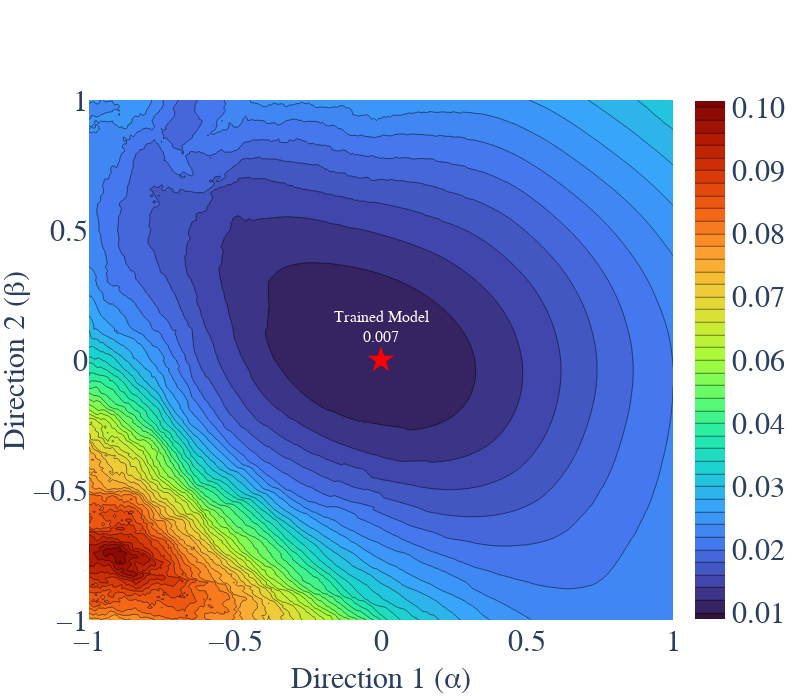
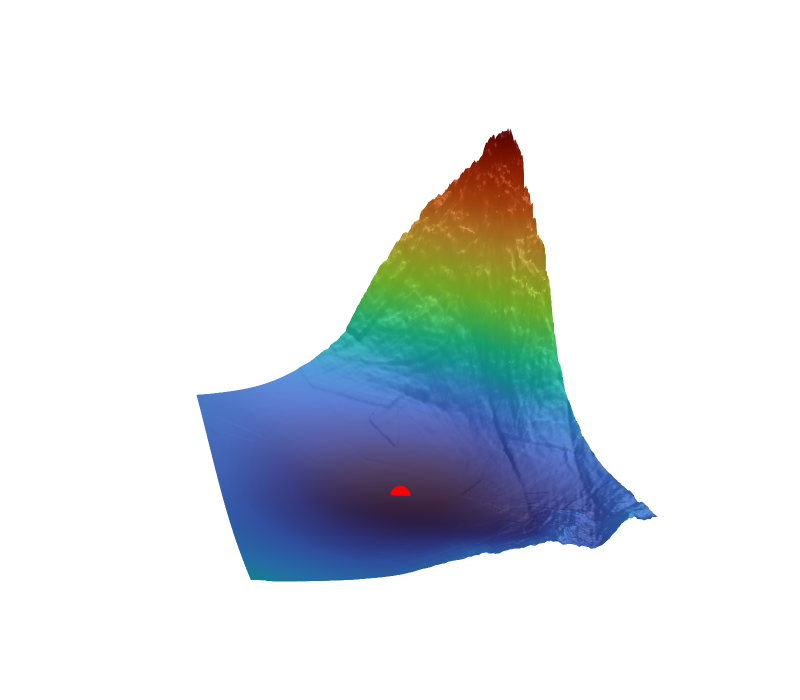

Notebook cell for these charts, in order:
### Code cell
def load_landscape_npz(filepath):
    loaded = np.load(filepath)
    landscape_data = dict(loaded)
    loaded.close()
    return landscape_data
landscape_data = load_landscape_npz(f'{landscape_save_dir}/pinn_best_True_v1.npz')
image_save_path = os.path.join(
    os.path.dirname(os.getcwd()),
    "notebooks",
    "loss_landscape",
    "physMSLE_PIGNN"
)

plot_both_landscapes(landscape_data, image_save_path)

### Figure 1 — Plotly figure (JSON) as saved in the notebook; plotly's stock layout.template omitted (floating-point values rounded to 4 significant figures; data arrays with more than 128 entries replaced by an {"elided": "..."} marker saying what was removed)
{"data": [{"colorbar": {"len": 1.035, "tickfont": {"size": 30}, "tickformat": ".2f", "title": {"text": ""}, "y": 0.5, "yanchor": "middle"}, "colorscale": [[0, "#30123b"], [0.07143, "#4145ab"], [0.1429, "#4675ed"], [0.2143, "#39a2fc"], [0.2857, "#1bcfd4"], [0.3571, "#24eca6"], [0.4286, "#61fc6c"], [0.5, "#a4fc3b"], [0.5714, "#d1e834"], [0.6429, "#f3c63a"], [0.7143, "#fe9b2d"], [0.7857, "#f36315"], [0.8571, "#d93806"], [0.9286, "#b11901"], [1, "#7a0402"]], "contours": {"end": 0.1034, "size": 0.002421, "start": 0.006617}, "type": "contour", "x": {"elided": "251 float values"}, "y": {"elided": "251 float values"}, "z": {"elided": "251x251 float values"}}, {"marker": {"color": "red", "size": 20, "symbol": "star"}, "mode": "markers+text", "showlegend": false, "text": ["Trained Model<br>0.007"], "textfont": {"color": "white", "family": "Arial", "size": 16}, "textposition": "top center", "type": "scatter", "x": [0], "y": [0]}], "layout": {"font": {"family": "Serif", "size": 16}, "height": 700, "margin": {"b": 80, "l": 80, "r": 50, "t": 100}, "width": 800, "xaxis": {"tickfont": {"size": 30}, "title": {"font": {"size": 30}, "standoff": 10, "text": "Direction 1 (α)"}}, "yaxis": {"tickfont": {"size": 30}, "title": {"font": {"size": 30}, "standoff": 0, "text": "Direction 2 (β)"}}}}

### Figure 2 — Plotly figure (JSON) as saved in the notebook; plotly's stock layout.template omitted (floating-point values rounded to 4 significant figures; data arrays with more than 128 entries replaced by an {"elided": "..."} marker saying what was removed)
{"data": [{"colorbar": {"len": 0.45, "outlinecolor": "black", "outlinewidth": 1, "thickness": 20, "tickfont": {"family": "Serif", "size": 14}, "tickmode": "array", "ticktext": ["0.01", "0.03", "0.06", "0.08", "0.10"], "tickvals": [0.006617, 0.03082, 0.05503, 0.07924, 0.1034], "title": {"font": {"family": "Serif", "size": 14}, "text": "Loss"}, "x": 0.95, "y": 0.52}, "colorscale": [[0, "#30123b"], [0.07143, "#4145ab"], [0.1429, "#4675ed"], [0.2143, "#39a2fc"], [0.2857, "#1bcfd4"], [0.3571, "#24eca6"], [0.4286, "#61fc6c"], [0.5, "#a4fc3b"], [0.5714, "#d1e834"], [0.6429, "#f3c63a"], [0.7143, "#fe9b2d"], [0.7857, "#f36315"], [0.8571, "#d93806"], [0.9286, "#b11901"], [1, "#7a0402"]], "hoverinfo": "x+y+z", "lighting": {"ambient": 0.6, "diffuse": 0.1, "roughness": 0.6, "specular": 0.2}, "lightposition": {"x": 30, "y": 50, "z": 100}, "showscale": false, "type": "surface", "x": {"elided": "251 float values"}, "y": {"elided": "251 float values"}, "z": {"elided": "251x251 float values"}}, {"hovertemplate": "Original Loss: %{z:.3f}<extra></extra>", "marker": {"color": "red", "size": 7, "symbol": "circle"}, "mode": "markers", "name": "Original Model", "type": "scatter3d", "x": [0], "y": [0], "z": [0.006675]}], "layout": {"font": {"color": "black", "family": "Serif", "size": 14}, "height": 700, "legend": {"bordercolor": "black", "borderwidth": 1, "font": {"family": "Serif", "size": 14}, "x": 0.95, "xanchor": "right", "y": 0.95, "yanchor": "top"}, "margin": {"b": 0, "l": 0, "pad": 0, "r": 0, "t": 0}, "scene": {"aspectmode": "manual", "aspectratio": {"x": 1, "y": 1, "z": 1}, "bgcolor": "white", "camera": {"eye": {"x": 0.649, "y": 1.876, "z": 1}}, "xaxis": {"backgroundcolor": "white", "gridcolor": "black", "linecolor": "black", "linewidth": 2, "mirror": false, "range": [-1, 1], "showbackground": true, "showgrid": false, "tickangle": -20, "tickfont": {"family": "Serif", "size": 14}, "tickmode": "array", "ticktext": ["-1.00", "-0.50", "0.00", "0.50", "1.00"], "tickvals": [-1.0, -0.5, 0.0, 0.5, 1.0], "title": {"font": {"family": "Serif", "size": 16}, "text": "Direction 1 (α)"}, "visible": false, "zeroline": false, "zerolinecolor": "black", "zerolinewidth": 2}, "yaxis": {"backgroundcolor": "white", "gridcolor": "black", "linecolor": "black", "linewidth": 2, "mirror": false, "range": [-1, 1], "showbackground": true, "showgrid": false, "tickfont": {"family": "Serif", "size": 14}, "tickmode": "array", "ticktext": ["-1.00", "-0.50", "0.00", "0.50", "1.00"], "tickvals": [-1.0, -0.5, 0.0, 0.5, 1.0], "title": {"font": {"family": "Serif", "size": 16}, "text": "Direction 2 (β)"}, "visible": false, "zeroline": false, "zerolinecolor": "black", "zerolinewidth": 2}, "zaxis": {"backgroundcolor": "white", "gridcolor": "black", "linecolor": "black", "linewidth": 2, "mirror": false, "showbackground": true, "showgrid": false, "tickangle": -7, "tickfont": {"family": "Serif", "size": 14}, "tickmode": "array", "ticktext": ["0.01", "0.03", "0.06", "0.08", "0.10"], "tickvals": [0.006617, 0.03082, 0.05503, 0.07924, 0.1034], "title": {"font": {"family": "Serif", "size": 16}, "text": "Loss"}, "visible": false, "zeroline": false, "zerolinecolor": "black"}}, "width": 800}}
